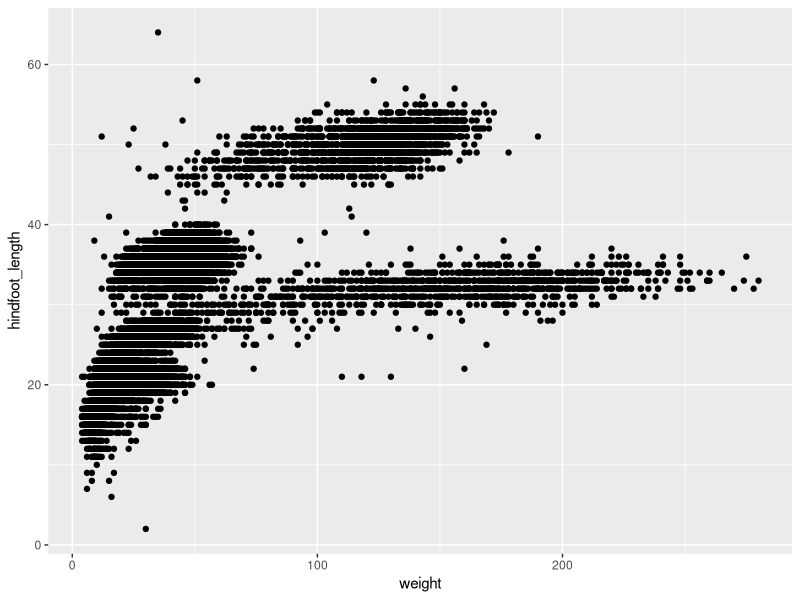
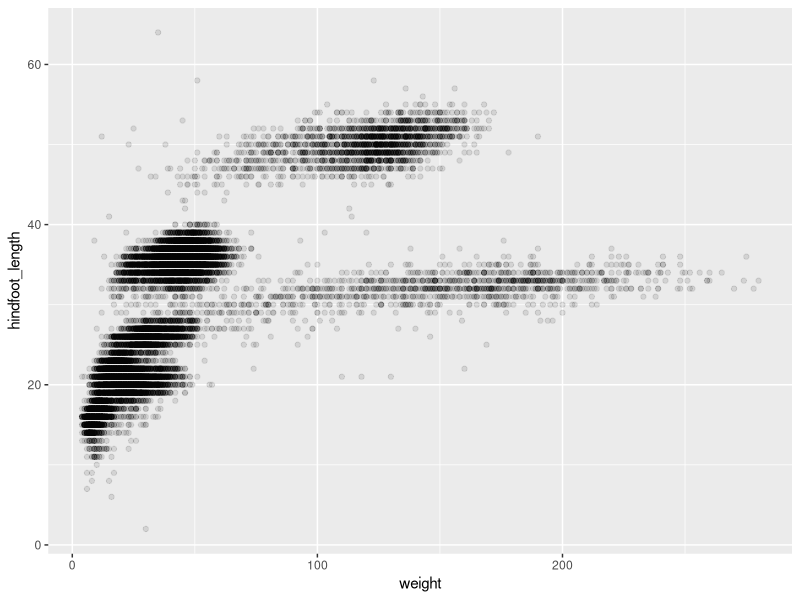
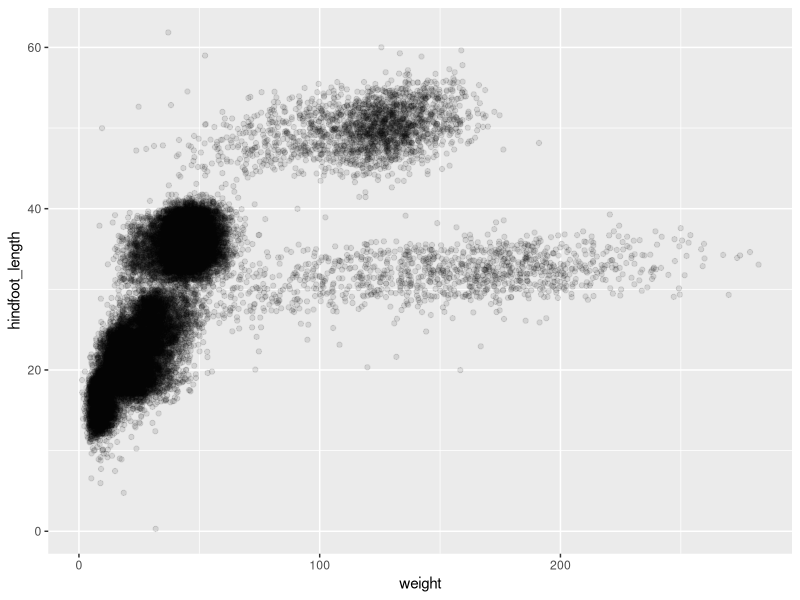
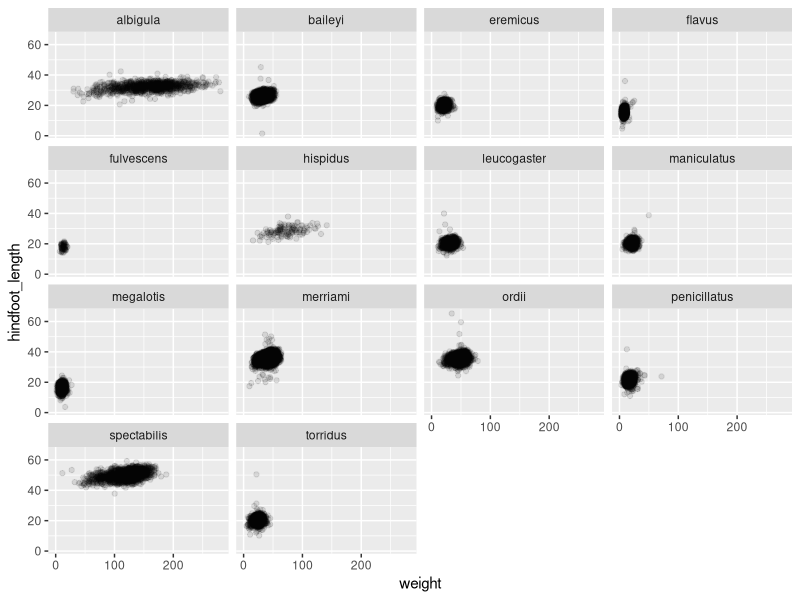
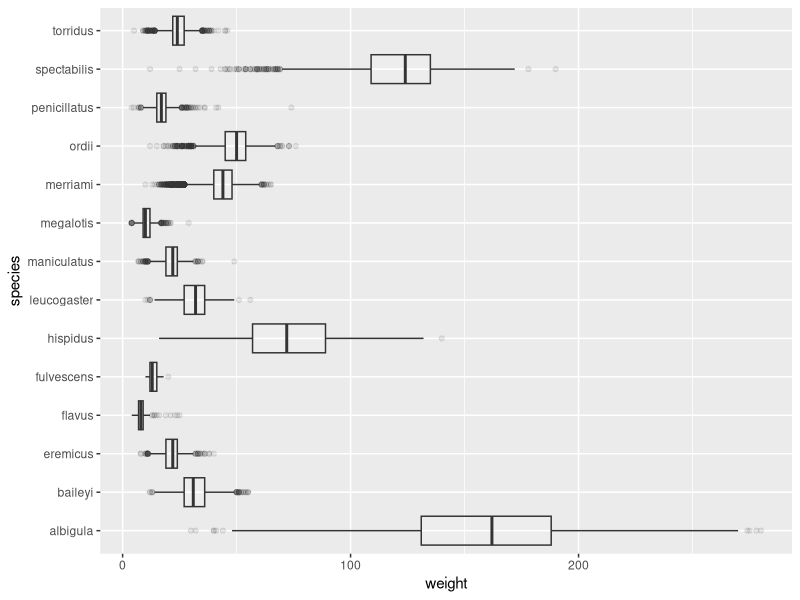
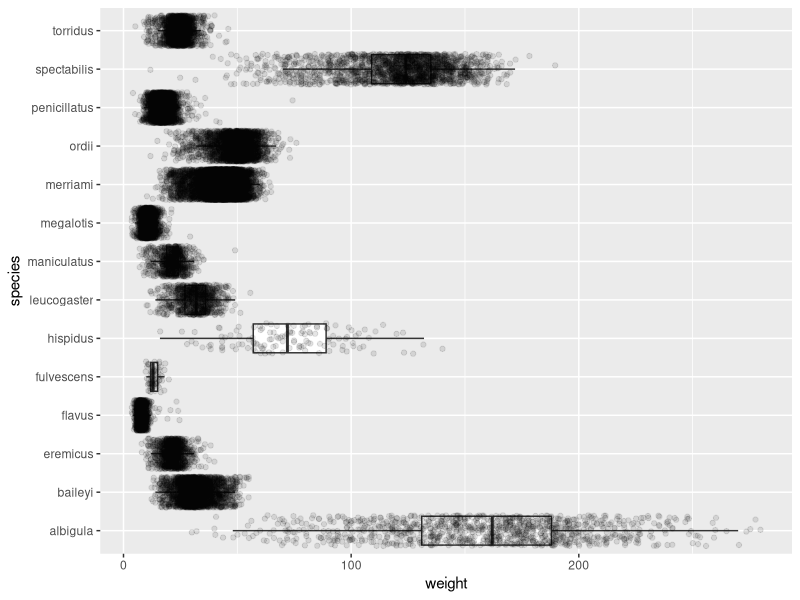
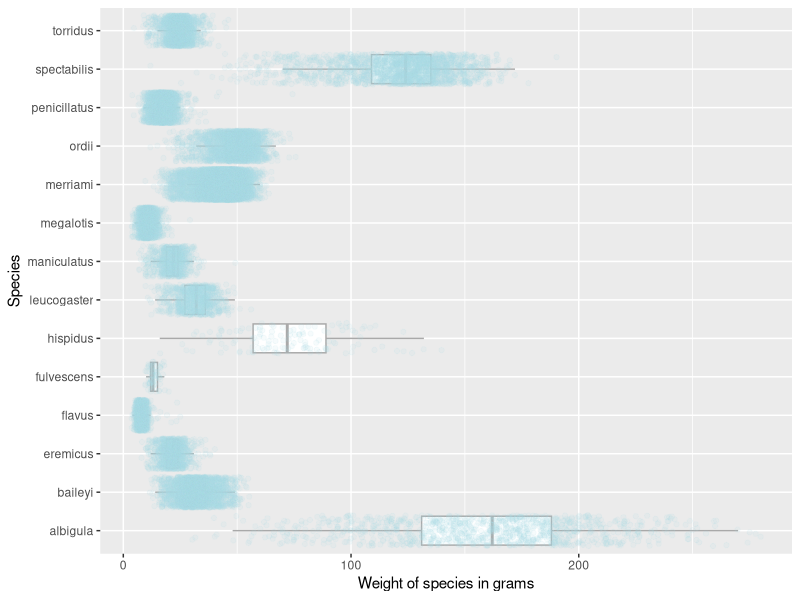
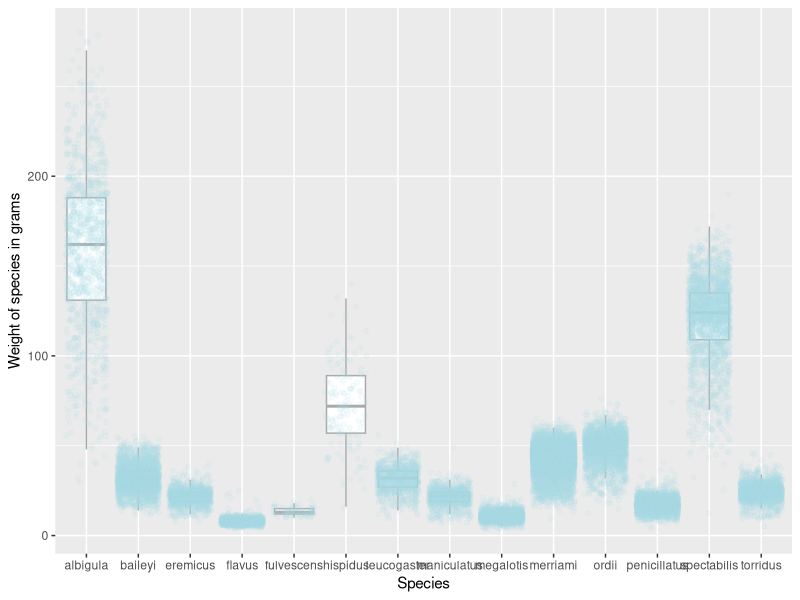

R code for these plots, in order:
## ---- chunk 1
library(tidyverse)
library(here)
## ---- chunk 2
# Code for question 1! 
surveys <- read_csv(here::here("supporting_artifacts", "Lab 5", "surveys.csv"))

## ---- chunk 3

dim(surveys)
str(surveys)
## ---- chunk 4
ggplot(data = surveys) +
  geom_point(mapping = aes(x = weight, 
                           y = hindfoot_length))


## ---- chunk 5
ggplot(data = surveys) +
  geom_point(mapping = aes(x = weight, 
                           y = hindfoot_length,
                           ), alpha = 0.1)

## ---- chunk 6
ggplot(data = surveys) +
  geom_jitter(mapping = aes(x = weight, 
                           y = hindfoot_length,
                           ), alpha = 0.1, width = 3, height = 3)

## ---- chunk 7
# Code for question 7
ggplot(data = surveys) +
  geom_jitter(mapping = aes(x = weight, 
                           y = hindfoot_length,
                           ), alpha = 0.1, width = 3, height = 3
              ) +
  facet_wrap(~species)

## ---- chunk 8

# Code for question 8 (and 9)!
ggplot(data = surveys) +
  geom_boxplot(mapping = aes(x = weight, 
                           y = species,
                           ), alpha = 0.1)
                
## ---- chunk 9
ggplot(data = surveys) +
  geom_boxplot(mapping = aes(x = weight, 
                           y = species,
                           ),
               outlier.shape = NA) + 
  geom_jitter(mapping = aes(x = weight, 
                           y = species,
                           ), alpha = 0.1)
## ---- chunk 10
# Code for question 10! 
ggplot(data = surveys 
                   ) +
  geom_boxplot(mapping = aes(x = weight, 
                           y = species,
                           ),
               outlier.shape = NA, color = "dark gray") + 
  geom_jitter(mapping = aes(x = weight, 
                           y = species,
                           ), alpha = 0.1, color = "light blue"
              ) +
  labs( x = "Weight of species in grams", 
        y = "Species" )
## ---- chunk 11
# Code for question 11! 
ggplot(data = surveys 
                   ) +
  geom_boxplot(mapping = aes(y = weight, 
                           x = species,
                           ),
               outlier.shape = NA, color = "dark gray") + 
  geom_jitter(mapping = aes(y = weight, 
                           x = species,
                           ), alpha = 0.1, color = "light blue"
              ) +
  labs( y = "Weight of species in grams", 
        x = "Species" )
